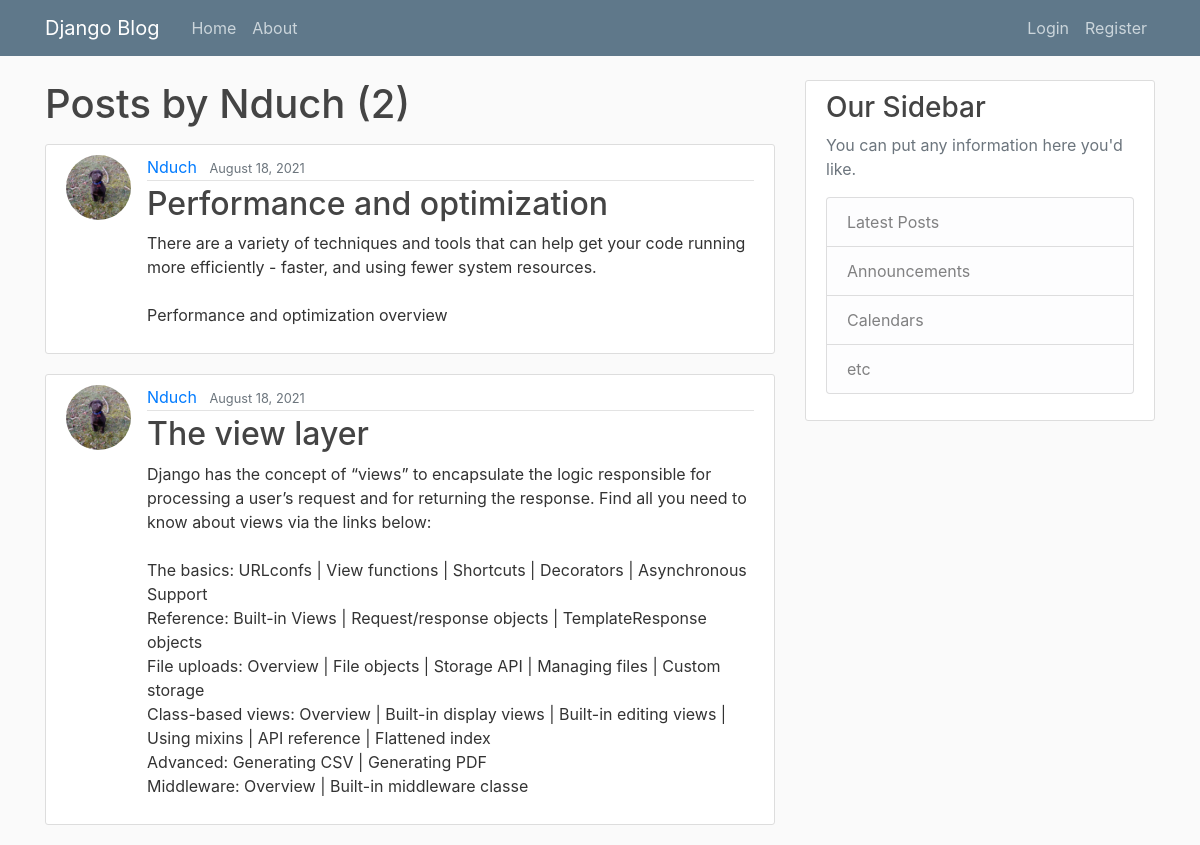
The app's page /user/Nduch, older data.
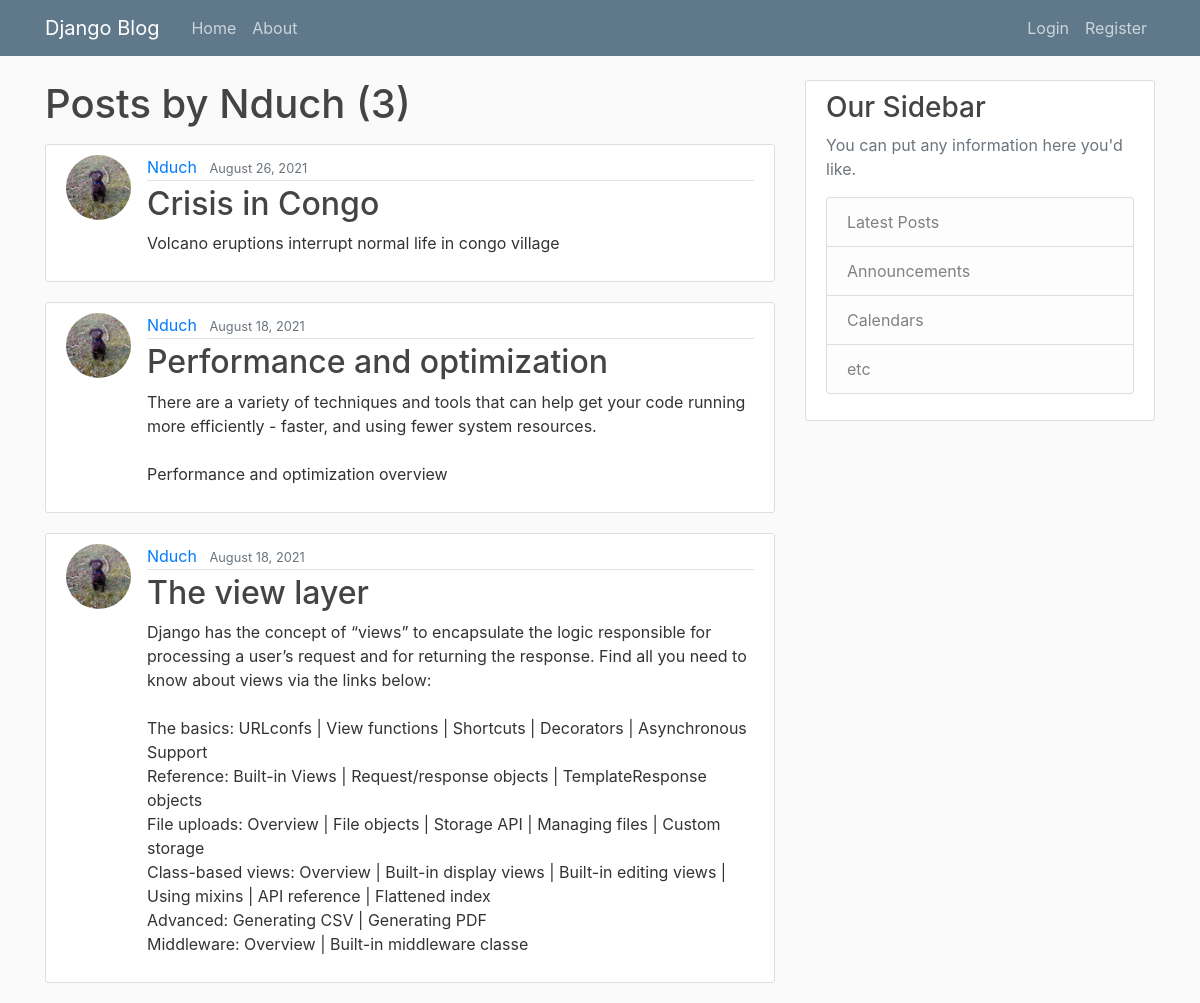
The same page, newer data.
### blog/models.py (models this page shows, shortened)
class Post(models.Model):
    title = models.CharField(max_length=100)
    content = models.TextField()
    date_posted = models.DateTimeField(default=timezone.now)
    author = models.ForeignKey(User, on_delete=models.CASCADE)

### users/models.py (models this page shows, shortened)
class Profile(models.Model):
    user = models.OneToOneField(User, on_delete=models.CASCADE)
    image = models.ImageField(default='default.jpg', upload_to='profile_pics')

### blog/views.py (the view)
# urls.py: path('user/<str:username>', UserPostListView.as_view(), name='user-posts'),
class UserPostListView(ListView):
    model = Post
    template_name = 'blog/user_posts.html'  # <app>/<model>_<viewtype>.html
    context_object_name = 'posts'
    paginate_by = 5
    def get_queryset(self):
        user = get_object_or_404(User, username=self.kwargs.get('username'))
        return Post.objects.filter(author=user).order_by('-date_posted')

### blog/templates/blog/user_posts.html (shortened to what this page needs)
{% extends "blog/base.html" %}
{% block content %}
    <h1 class="mb-3">Posts by {{ view.kwargs.username }} ({{ page_obj.paginator.count }})</h1>
    {% for post in posts %}
        <article class="media content-section">
          <img class="rounded-circle article-img" src="{{ post.author.profile.image.url }}">
          <div class="media-body">
            <div class="article-metadata">
              <a class="mr-2" href="{% url 'user-posts' post.author.username %}">{{ post.author }}</a>
              <small class="text-muted">{{ post.date_posted|date:"F d, Y" }}</small>
            </div>
            <h2><a class="article-title" href="{% url 'post-detail' post.id %}">{{ post.title }}</a></h2>
            <p class="article-content">{{ post.content }}</p>
          </div>
        </article>
    {% endfor %}
{% endblock content %}

### blog/templates/blog/base.html (shortened to what this page needs)
{% load static %}
<!DOCTYPE html>
<html>
<head>
    <link rel="stylesheet" href="https://maxcdn.bootstrapcdn.com/bootstrap/4.0.0/css/bootstrap.min.css">
    <link rel="stylesheet" type="text/css" href="{% static 'blog/main.css' %}">
</head>
<body>
    <header class="site-header">
      <nav class="navbar navbar-expand-md navbar-dark bg-steel fixed-top">
        <div class="container">
          <a class="navbar-brand mr-4" href="{% url 'blog-home' %}">Django Blog</a>
          <div class="collapse navbar-collapse" id="navbarToggle">
            <div class="navbar-nav mr-auto">
              <a class="nav-item nav-link" href="{% url 'blog-home' %}">Home</a>
              <a class="nav-item nav-link" href="{% url 'blog-about' %}">About</a>
            </div>
            <div class="navbar-nav">
              {% if user.is_authenticated %}
                <a class="nav-item nav-link" href="{% url 'post-create' %}">New Post</a>
                <a class="nav-item nav-link" href="{% url 'profile' %}">Profile</a>
                <a class="nav-item nav-link" href="{% url 'logout' %}">Logout</a>
              {% else %}
                <a class="nav-item nav-link" href="{% url 'login' %}">Login</a>
                <a class="nav-item nav-link" href="{% url 'register' %}">Register</a>
              {% endif %}
            </div>
          </div>
        </div>
      </nav>
    </header>
    <main role="main" class="container">
      <div class="row">
        <div class="col-md-8">
          {% block content %}{% endblock %}
        </div>
        <div class="col-md-4">
          <div class="content-section">
            <h3>Our Sidebar</h3>
            <p class='text-muted'>You can put any information here you'd like.
              <ul class="list-group">
                <li class="list-group-item list-group-item-light">Latest Posts</li>
                <li class="list-group-item list-group-item-light">Announcements</li>
                <li class="list-group-item list-group-item-light">Calendars</li>
                <li class="list-group-item list-group-item-light">etc</li>
              </ul>
            </p>
          </div>
        </div>
      </div>
    </main>
</body>
</html>

### blog/static/blog/main.css (style rules this page uses)
body { background: #fafafa; color: #333333; margin-top: 5rem; }
h1, h2, h3, h4, h5, h6 { color: #444444; }
ul { margin: 0; }
.bg-steel { background-color: #5f788a; }
.site-header .navbar-nav .nav-link { color: #cbd5db; }
.content-section { background: #ffffff; padding: 10px 20px; border: 1px solid #dddddd; border-radius: 3px; margin-bottom: 20px; }
.article-title { color: #444444; }
.article-content { white-space: pre-line; }
.article-img { height: 65px; width: 65px; margin-right: 16px; }
.article-metadata { padding-bottom: 1px; margin-bottom: 4px; border-bottom: 1px solid #e3e3e3 }

Row changes from the older to the newer data that the page shows:
added Post: author.profile.image (picture), author "Nduch", date_posted "August 26, 2021", title "Crisis in Congo", content "Volcano eruptions interrupt normal life in congo village"
Text that changed along with them:
{{ page_obj.paginator.count }}: "2" → "3"
